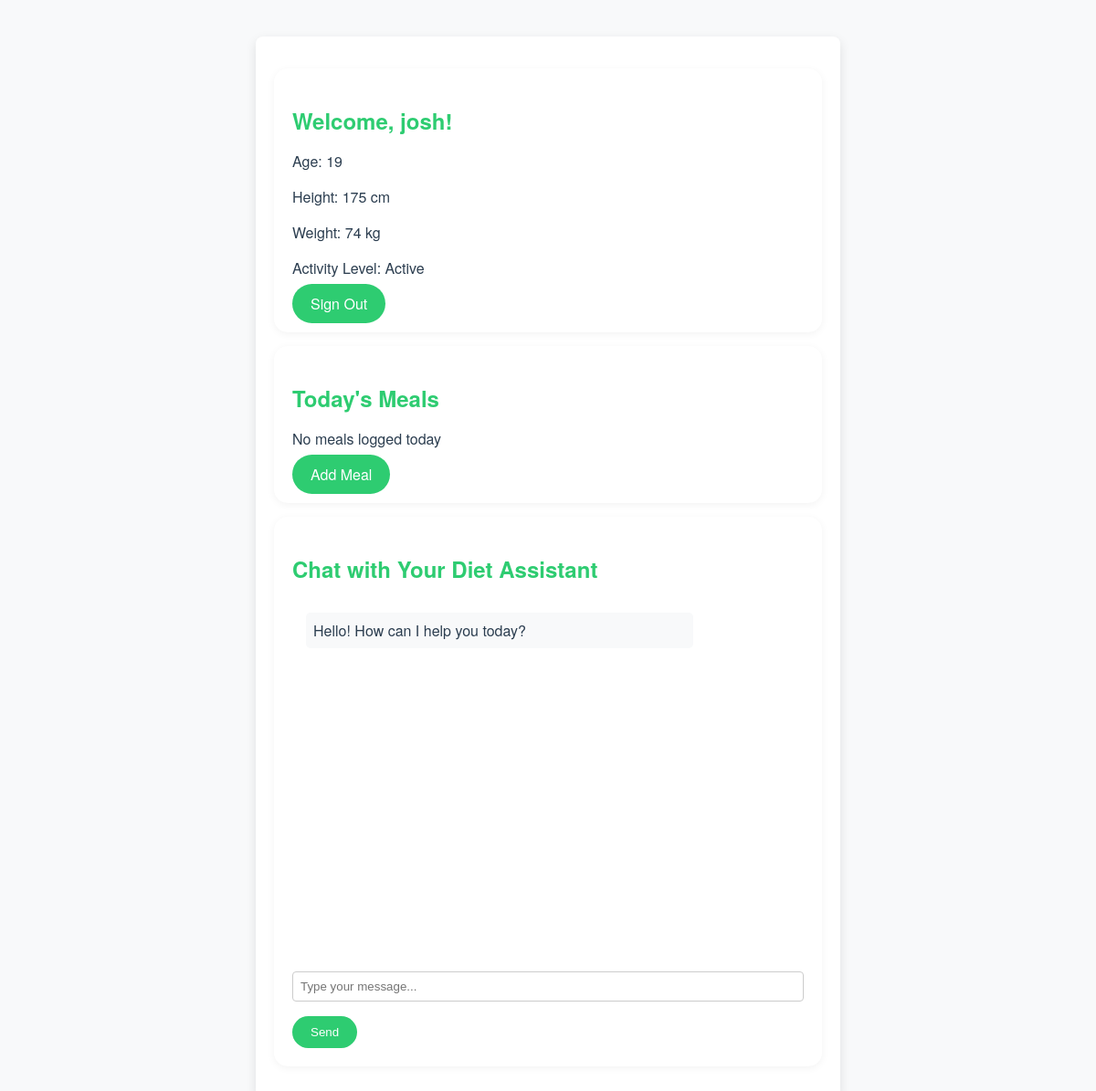
Page /dashboard (signed in) on the committed database.
### app.py (models this page shows)
class UserProfile(db.Model):
    id = db.Column(db.Integer, primary_key=True)
    name = db.Column(db.String(100), nullable=False, unique=True)
    password = db.Column(db.String(100), nullable=False)
    age = db.Column(db.Integer, nullable=False)
    sex = db.Column(db.String(10), nullable=False)
    height = db.Column(db.Integer, nullable=False)
    weight = db.Column(db.Integer, nullable=False)
    activity_level = db.Column(db.String(50), nullable=False)
    daily_nutrient_intake = db.relationship('DailyNutrientIntake', backref='user', lazy=True)

### app.py (the view)
@app.route('/dashboard')
def dashboard():
    user_id = session.get('user_id')
    user = UserProfile.query.get(user_id)
    today = date.today()
    daily_nutrients = DailyNutrientIntake.query.filter_by(user_id=user_id, date=today).all()
    return render_template('dashboard.html', user=user, daily_nutrients=daily_nutrients)

### templates/dashboard.html (shortened to what this page needs)
<!DOCTYPE html>
<html lang="en">
<head>
    <link rel="stylesheet" href="{{ url_for('static', filename='style.css') }}">
</head>
<body>
    <div class="container">
        <div class="card">
            <div class="card-body">
                <h2 class="card-title">Welcome, {{ user.name }}!</h2>
                <p>Age: {{ user.age }}</p>
                <p>Height: {{ user.height }} cm</p>
                <p>Weight: {{ user.weight }} kg</p>
                <p>Activity Level: {{ user.activity_level }}</p>
                <a href="{{ url_for('logout') }}" class="button">Sign Out</a>
            </div>
        </div>
        <div class="card">
            <div class="card-body">
                <h2 class="card-title">Today's Meals</h2>
                {% if daily_nutrients %}
                    <table>
                        <thead>
                            <tr>
                                <th>Dish</th>
                                <th>Calories</th>
                                <th>Protein</th>
                                <th>Carbs</th>
                                <th>Fat</th>
                            </tr>
                        </thead>
                        <tbody>
                            {% for meal in daily_nutrients %}
                            <tr>
                                <td>{{ meal.dish_name }}</td>
                                <td>{{ meal.calories }}</td>
                                <td>{{ meal.protein }}</td>
                                <td>{{ meal.carbs }}</td>
                                <td>{{ meal.fat }}</td>
                            </tr>
                            {% endfor %}
                        </tbody>
                    </table>
                {% else %}
                    <p>No meals logged today</p>
                {% endif %}
                <a href="{{ url_for('add_dish') }}" class="button">Add Meal</a>
            </div>
        </div>
        <div class="card">
            <div class="card-body">
                <h2 class="card-title">Chat with Your Diet Assistant</h2>
                <div style="margin-bottom: 20px;">
                    <div id="chat-messages" class="chat-messages" style="height: 350px; overflow-y: auto;"></div>
                </div>
                <form id="chat-form" class="input-group">
                    <input type="text" id="user-input" class="form-control" placeholder="Type your message...">
                    <button class="button" type="submit">Send</button>
                </form>
            </div>
        </div>
    </div>
</body>
</html>

### static/style.css (style rules this page uses)
:root { --emerald-green: #2ecc71; --dark-aqua: #16a085; --white: #ffffff; --text-color: #2c3e50; --gray-light: #f8f9fa; }
body { margin: 0; padding: 0; background-color: var(--gray-light); color: var(--text-color); font-family: 'Helvetica Neue', Helvetica, Arial, sans-serif; }
a { color: var(--emerald-green); text-decoration: none; }
.container { max-width: 600px; margin: 40px auto; background: var(--white); padding: 20px; border-radius: 8px; box-shadow: 0 4px 12px rgba(0,0,0,0.1); }
.button, .btn, input[type="submit"], button { background-color: var(--emerald-green); color: var(--white); border: none; border-radius: 25px; padding: 10px 20px; cursor: pointer; transition: background-color 0.3s ease, transform 0.25s ease; font-weight: 500; }
input[type="text"], input[type="number"], input[type="password"], select { width: 100%; padding: 8px; margin: 8px 0 16px 0; border-radius: 4px; border: 1px solid #ccc; box-sizing: border-box; transition: box-shadow 0.3s ease; }
h1, h2, h3, h4, h5 { color: var(--dark-aqua); margin-bottom: 16px; }
.card { background: var(--white); border-radius: 8px; padding: 20px; margin: 15px 0; box-shadow: 0 2px 8px rgba(0,0,0,0.05); }
.card-title { margin-bottom: 16px; color: var(--emerald-green); }
.card { height: 100%; border-radius: 15px !important; }

### templates/dashboard.html (style rules this page uses)
.chat-messages { height: 350px; overflow-y: auto; padding: 15px; }

### rows in the picture
UserProfile: name "josh", age "19", height "175", weight "74", activity_level "Active"
